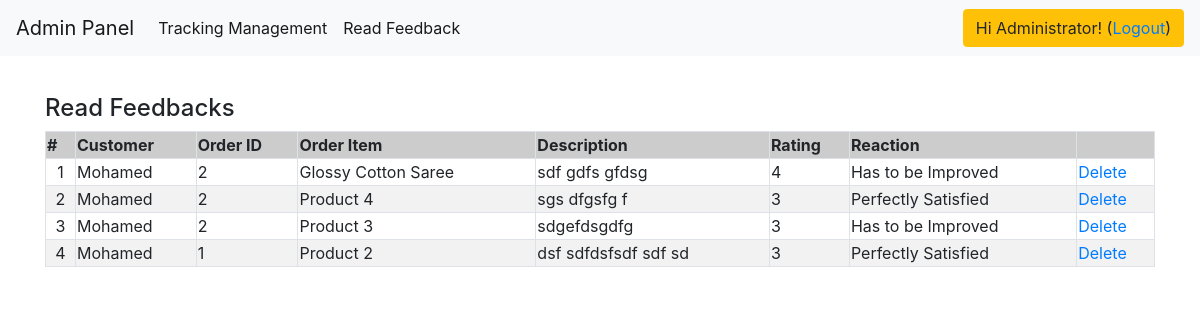
The page /tracking/feedback.php (signed in) on the database its author committed.
### tables this page shows
CREATE TABLE IF NOT EXISTS `user` (
  `seno` bigint(20) UNSIGNED NOT NULL AUTO_INCREMENT,
  `name` varchar(100) NOT NULL,
  `uname` varchar(100) NOT NULL,
  `pword` text NOT NULL,
  `type` varchar(50) NOT NULL,
  PRIMARY KEY (`seno`),
  UNIQUE KEY `seno` (`seno`)
);

CREATE TABLE IF NOT EXISTS `feedback` (
  `seno` bigint(20) UNSIGNED NOT NULL AUTO_INCREMENT,
  `order_id` bigint(20) NOT NULL,
  `order_item_id` bigint(20) NOT NULL,
  `stock_id` bigint(20) NOT NULL,
  `description` text NOT NULL,
  `rating` int(10) NOT NULL,
  `reaction` varchar(100) NOT NULL,
  `date` date NOT NULL,
  UNIQUE KEY `seno` (`seno`)
);

CREATE TABLE IF NOT EXISTS `customers` (
  `seno` bigint(20) UNSIGNED NOT NULL AUTO_INCREMENT,
  `name` varchar(200) NOT NULL,
  `l_name` varchar(300) NOT NULL,
  `email` varchar(300) NOT NULL,
  `phone` varchar(20) NOT NULL,
  `username` varchar(300) NOT NULL,
  `password` varchar(300) NOT NULL,
  PRIMARY KEY (`seno`),
  UNIQUE KEY `seno` (`seno`)
);

CREATE TABLE IF NOT EXISTS `stock` (
  `seno` varchar(255) NOT NULL,
  `name` varchar(250) NOT NULL,
  `qty_remaining` decimal(10,2) NOT NULL,
  `gty_type` varchar(20) NOT NULL,
  `price_buying` decimal(10,2) NOT NULL,
  `price_selling` decimal(10,2) NOT NULL,
  `price_last` decimal(10,2) NOT NULL,
  `discount_percent` decimal(10,2) NOT NULL,
  `last_modified` timestamp NULL DEFAULT NULL,
  `qty_latest` decimal(10,2) NOT NULL,
  `category` varchar(100) NOT NULL,
  `cat_color` varchar(100) NOT NULL,
  `cat_size` varchar(100) NOT NULL,
  `cat_set` text NOT NULL,
  `image` text NOT NULL,
  `expiry` date NOT NULL,
  `supplier` varchar(400) NOT NULL,
  `printed` varchar(10) NOT NULL,
  `date_added` datetime NOT NULL,
  `invoice_id` varchar(20) NOT NULL,
  `views` int(20) NOT NULL,
  PRIMARY KEY (`seno`),
  UNIQUE KEY `seno_3` (`seno`)
);

### Connections/dbconnect2.php (called while the page is built, shortened)
<?php
$hostname_dbconnect = "localhost";
$username_dbconnect = "root";
$password_dbconnect = "";
$dbconnect = mysql_pconnect($hostname_dbconnect, $username_dbconnect, $password_dbconnect) or trigger_error(mysql_error(),E_USER_ERROR);
$logoutAction = $_SERVER['PHP_SELF']."?doLogout=true";
$getUsername= "-1";
if (isset($_SESSION['MM_Username2'])) {
  $getUsername = $_SESSION['MM_Username2'];
}
$query_get_user_info = "SELECT * FROM user WHERE uname = '$getUsername'";
$get_user_info = mysql_query($query_get_user_info, $dbconnect) or die(mysql_error());
$row_get_user_info = mysql_fetch_assoc($get_user_info);
$admin_name = $row_get_user_info['name'];
?>

### tracking/feedback.php (the view, shortened to what this page needs)
<?php require_once('../Connections/dbconnect2.php'); ?>
<?php
$query_read_feedbacks = "SELECT * FROM feedback ORDER BY seno DESC";
$read_feedbacks = mysql_query($query_read_feedbacks, $dbconnect) or die(mysql_error());
$row_read_feedbacks = mysql_fetch_assoc($read_feedbacks);
?>
<!doctype html>
<html>
<head>
<link href="../css/bootstrap-4.3.1.css" rel="stylesheet" type="text/css">
</head>
<body style="padding-top: 70px">
<nav class="navbar fixed-top navbar-expand-lg navbar-light bg-light"> <a class="navbar-brand" href="#">Admin Panel</a>
  <div class="collapse navbar-collapse" id="navbarSupportedContent1">
    <ul class="navbar-nav mr-auto">
      <li class="nav-item active"> <a class="nav-link" href="index.php">Tracking Management</a> </li>
      <li class="nav-item active"> <a class="nav-link" href="feedback.php">Read Feedback</a> </li>
    </ul>
	  <div class="btn btn-warning">Hi <?php echo $admin_name; ?>! (<a href="<?php echo $logoutAction ?>">Logout</a>)</div>
  </div>
</nav>
<div class="container">
<div class="row">
	<div class="col-md-12">
<h4 class="alert-heading mt-4">Read Feedbacks</h4>
<table width="100%" border="0" class="table-bordered table-striped">
  <tbody>
    <tr>
      <th width="30" bgcolor="#CCC" scope="col">#</th>
      <th bgcolor="#CCC" scope="col">Customer</th>
      <th bgcolor="#CCC" scope="col">Order ID</th>
      <th bgcolor="#CCC" scope="col">Order Item</th>
      <th bgcolor="#CCC" scope="col">Description</th>
      <th bgcolor="#CCC" scope="col">Rating</th>
      <th bgcolor="#CCC" scope="col">Reaction</th>
      <th bgcolor="#CCC" scope="col">&nbsp;</th>
    </tr>
	  <?php $i=1; ?>
	  <?php do{ ?>
<?php
$orderID = $row_read_feedbacks['order_id'];
$query_get_order_details = "SELECT * FROM carts WHERE seno = '$orderID'";
$get_order_details = mysql_query($query_get_order_details, $dbconnect) or die(mysql_error());
$row_get_order_details = mysql_fetch_assoc($get_order_details);
$customerID = $row_get_order_details['customer_id'];
$query_get_customer_details = "SELECT * FROM customers WHERE seno = '$customerID'";
$get_customer_details = mysql_query($query_get_customer_details, $dbconnect) or die(mysql_error());
$row_get_customer_details = mysql_fetch_assoc($get_customer_details);
$orderItemID = $row_read_feedbacks['order_item_id'];
$query_get_stock_data = "SELECT * FROM stock WHERE seno = '$orderItemID'";
$get_stock_data = mysql_query($query_get_stock_data, $dbconnect) or die(mysql_error());
$row_get_stock_data = mysql_fetch_assoc($get_stock_data);
?>
    <tr>
      <td width="30" align="center"><?php echo $i; ?></td>
      <td><?php echo $row_get_customer_details['name']; ?></td>
      <td><?php echo $orderID; ?></td>
      <td><?php echo $row_get_stock_data['name']; ?></td>
      <td><?php echo $row_read_feedbacks['description']; ?></td>
      <td><?php echo $row_read_feedbacks['rating']; ?></td>
      <td><?php echo $row_read_feedbacks['reaction']; ?></td>
      <td><a href="feedback.php?delete=<?php echo $row_read_feedbacks['seno']; ?>" onClick="return confirm('Are you sure to delete this?')">Delete</a></td>
    </tr>
	  <?php $i++; ?>
	  <?php } while ($row_read_feedbacks = mysql_fetch_assoc($read_feedbacks)); ?>
  </tbody>
</table>
    </div>
	</div>
	</div>
</body>
</html>

### rows shown on the page
user: name "Administrator"
feedback: customers.name "Mohamed", order "2", stock.name "Glossy Cotton Saree", description "sdf gdfs gfdsg", rating "4", reaction "Has to be Improved"
feedback: customers.name "Mohamed", order "2", stock.name "Product 4", description "sgs dfgsfg f", rating "3", reaction "Perfectly Satisfied"
feedback: customers.name "Mohamed", order "2", stock.name "Product 3", description "sdgefdsgdfg", rating "3", reaction "Has to be Improved"
feedback: customers.name "Mohamed", order "1", stock.name "Product 2", description "dsf sdfdsfsdf sdf sd", rating "3", reaction "Perfectly Satisfied"
